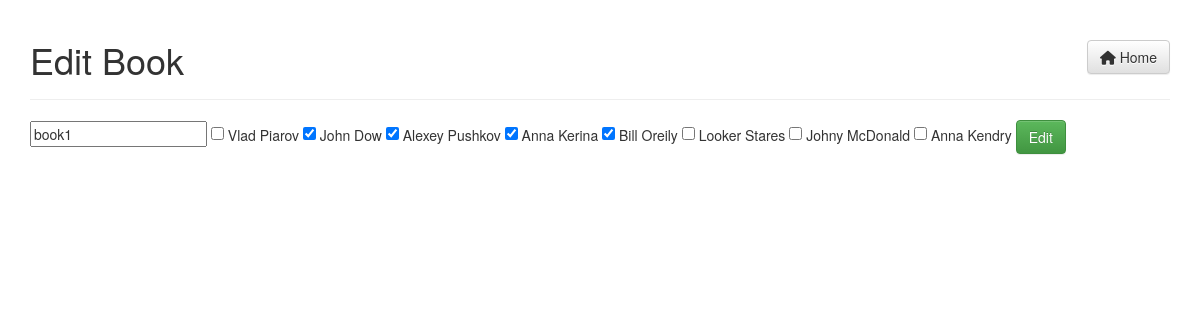
The page /?controller=book&action=edit&id=9 on the database its author committed.
### tables this page shows
CREATE TABLE `books` (
  `id` int(11) NOT NULL,
  `name` varchar(128) NOT NULL
);

CREATE TABLE `authors` (
  `id` int(11) NOT NULL,
  `name` varchar(128) NOT NULL
);

### Controllers/Controller.php (called while the page is built, shortened)
<?php
class Controller
{
    public function __construct()
    {
        $this->conn = new mysqli(Config::$host, Config::$login, Config::$password, Config::$dbname);
    }
    public function render($name, $vars, $layout = null)
    {
        extract($vars);
        include 'Views/'.$name.'.php';
    }
}

### Controllers/BookController.php (called while the page is built, shortened)
<?php
class BookController extends Controller
{
    public function editAction()
    {
        $sql = 'SELECT * FROM books WHERE id='.$_GET['id'];
        $book = $this->conn->query($sql);
        $sql = 'SELECT * FROM authors';
        $authors = $this->conn->query($sql);
        $sql = 'SELECT author_id FROM authors_books WHERE book_id='.$_GET['id'];
        $checked_authors = $this->conn->query($sql);
        $checked_authors = $checked_authors->fetch_all(MYSQLI_ASSOC);
        $checked_author_ids = [];
        foreach ($checked_authors as $checked_author) {
            $checked_author_ids[] = $checked_author['author_id'];
        }
        $this->render('book_edit', [
            'book'               => $book->fetch_assoc(),
            'authors'            => $authors->fetch_all(MYSQLI_ASSOC),
            'checked_author_ids' => $checked_author_ids,
        ], 'layout');
    }
}

### index.php (called while the page is built, shortened)
<?php
require_once 'Config.php';
require_once 'Controllers/Controller.php';
Route::start();

### Views/book_edit.php (the view)
<div class="page-header">
    <a class="btn btn-default pull-right" href="/"><i class="fa fa-home"></i> Home</a>
    <h1>Edit Book</h1>
</div>
<form action="" method="post" enctype="multipart/form-data">
    <input type="text" name="name" value="<?=$book['name']?>" required>
    <?php foreach ($authors as $author): ?>
        <input
            <?php if (in_array($author['id'], $checked_author_ids)): ?> checked <?php endif ?>
                type="checkbox"
                name="authors[]"
                value="<?=$author['id']?>"
        >
        <?=$author['name']?>
    <?php endforeach; ?>
    <input type="submit" value="Edit" class="btn btn-success">
</form>

### rows shown on the page
books: name "book1"
authors: name "Vlad Piarov"
authors: id "☑", name "John Dow"
authors: id "☑", name "Alexey Pushkov"
authors: id "☑", name "Anna Kerina"
authors: id "☑", name "Bill Oreily"
authors: name "Looker Stares"
authors: name "Johny McDonald"
authors: name "Anna Kendry"
